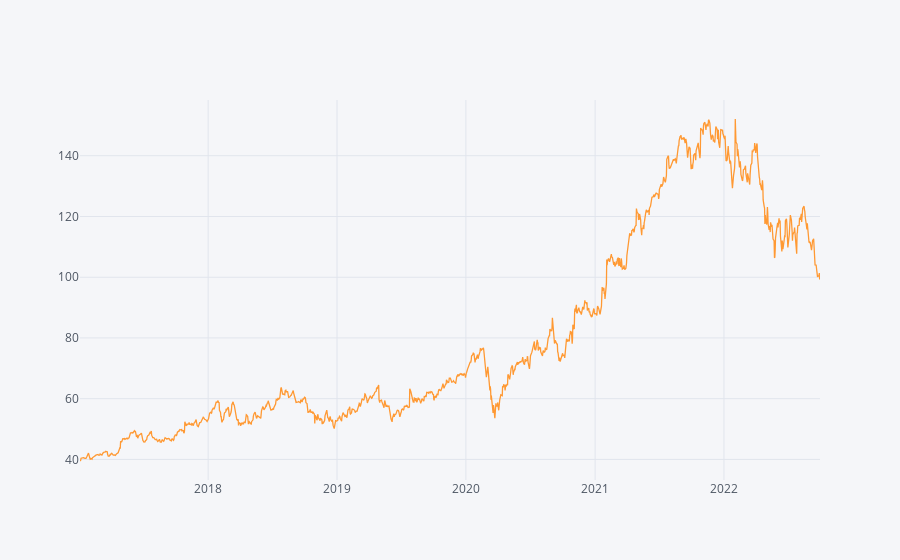

This figure's notebook cell:
### Code cell
df = pd.DataFrame(Google_df.High) #для удобства выделяю данные в отдельный датафрейм и переименовываю целевую переменную
df.columns = ['target']
df.iplot()

### Figure 1 — Plotly figure (JSON) as saved in the notebook; plotly's stock layout.template omitted (floating-point values rounded to 4 significant figures; data arrays with more than 128 entries replaced by an {"elided": "..."} marker saying what was removed)
{"data": [{"line": {"color": "rgba(255, 153, 51, 1.0)", "dash": "solid", "shape": "linear", "width": 1.3}, "mode": "lines", "name": "target", "text": "", "type": "scatter", "x": {"elided": "1447 str values"}, "y": {"elided": "1447 float values"}}], "layout": {"legend": {"bgcolor": "#F5F6F9", "font": {"color": "#4D5663"}}, "paper_bgcolor": "#F5F6F9", "plot_bgcolor": "#F5F6F9", "title": {"font": {"color": "#4D5663"}}, "xaxis": {"gridcolor": "#E1E5ED", "showgrid": true, "tickfont": {"color": "#4D5663"}, "title": {"font": {"color": "#4D5663"}, "text": ""}, "zerolinecolor": "#E1E5ED"}, "yaxis": {"gridcolor": "#E1E5ED", "showgrid": true, "tickfont": {"color": "#4D5663"}, "title": {"font": {"color": "#4D5663"}, "text": ""}, "zerolinecolor": "#E1E5ED"}}}
